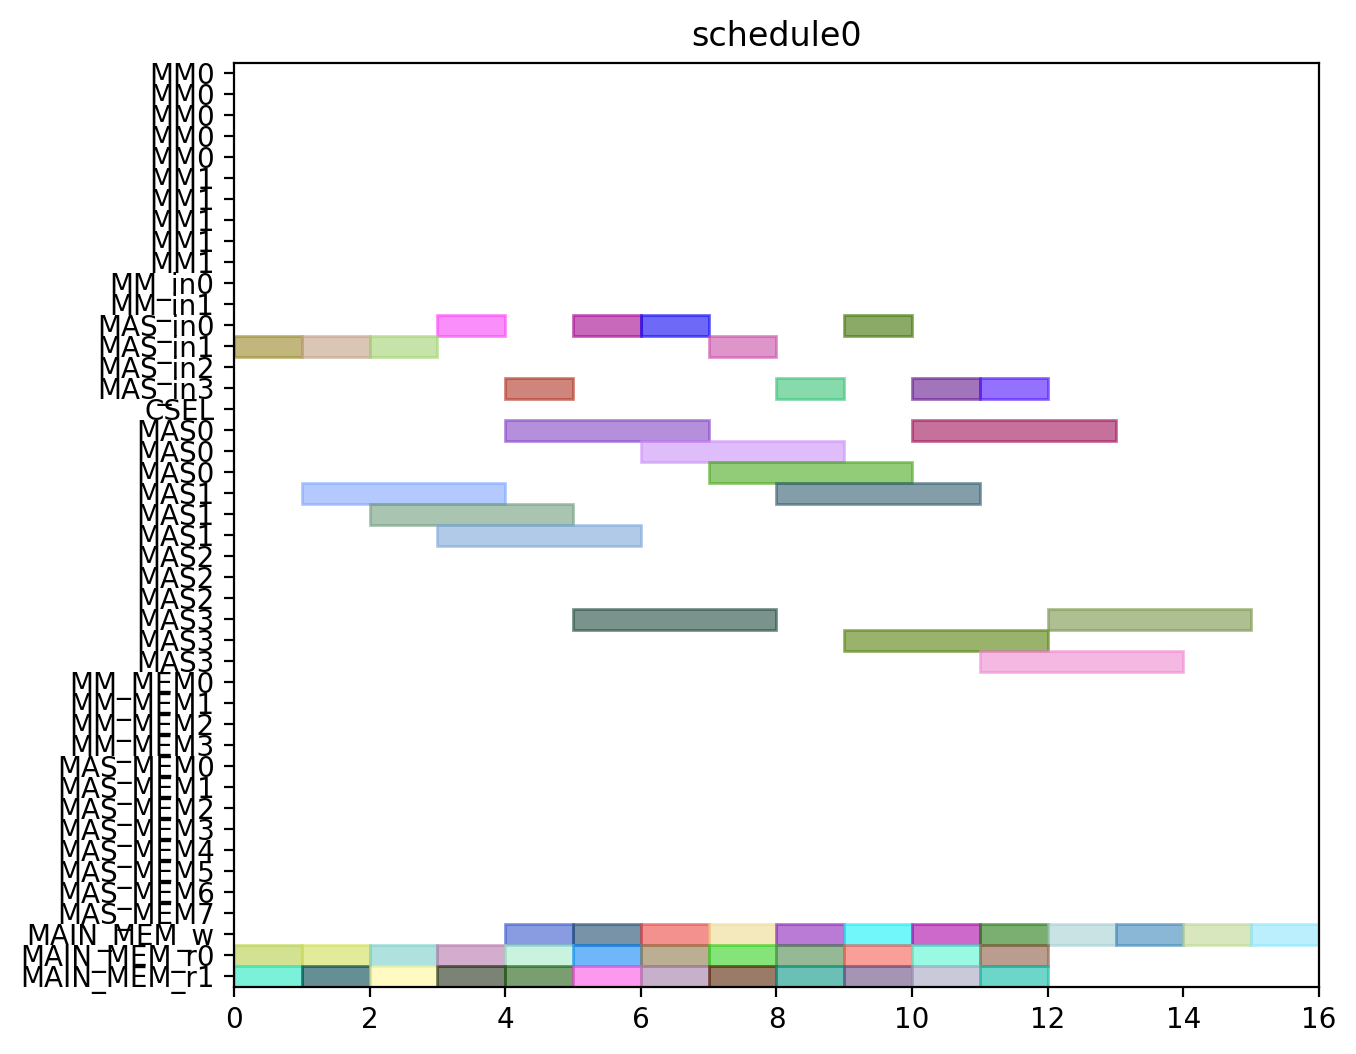

This figure's Python source:
from pyschedule import Scenario, solvers, plotters, alt


def solve():
	horizon = 120
	S = Scenario("schedule0", horizon=horizon)

	# resource
	MM = S.Resources('MM', num=2, size=5)
	MM_in = S.Resources('MM_in', num=2)
	MAS_in = S.Resources('MAS_in', num=4)
	CSEL = S.Resource('CSEL')
	MAS = S.Resources('MAS', num=4, size=3, periods=range(1, horizon))
	MM_MEM = S.Resources('MM_MEM', num=4)
	MAS_MEM = S.Resources('MAS_MEM', num=8)
	MAIN_MEM_w = S.Resource('MAIN_MEM_w', size=1)
	MAIN_MEM_r = S.Resources('MAIN_MEM_r', num=2)

	# result of previous scheduling

	# new tasks
	c000 = S.Task('c000', length=3, delay_cost=1)
	c000 += alt(MAS)
	c000_in = S.Task('c000_in', length=1, delay_cost=1)
	c000_in += alt(MAS_in)
	S += c000_in*MAS_in[0]<=c000*MAS[0]

	S += c000_in*MAS_in[1]<=c000*MAS[1]

	S += c000_in*MAS_in[2]<=c000*MAS[2]

	S += c000_in*MAS_in[3]<=c000*MAS[3]

	S += 0<c000

	c000_w = S.Task('c000_w', length=1, delay_cost=1)
	c000_w += alt(MAIN_MEM_w)
	S += c000 <= c000_w

	c000_mem0 = S.Task('c000_mem0', length=1, delay_cost=1)
	c000_mem0 += MAIN_MEM_r[0]
	S += c000_mem0 <= c000

	c000_mem1 = S.Task('c000_mem1', length=1, delay_cost=1)
	c000_mem1 += MAIN_MEM_r[1]
	S += c000_mem1 <= c000

	c001 = S.Task('c001', length=3, delay_cost=1)
	c001 += alt(MAS)
	c001_in = S.Task('c001_in', length=1, delay_cost=1)
	c001_in += alt(MAS_in)
	S += c001_in*MAS_in[0]<=c001*MAS[0]

	S += c001_in*MAS_in[1]<=c001*MAS[1]

	S += c001_in*MAS_in[2]<=c001*MAS[2]

	S += c001_in*MAS_in[3]<=c001*MAS[3]

	S += 0<c001

	c001_w = S.Task('c001_w', length=1, delay_cost=1)
	c001_w += alt(MAIN_MEM_w)
	S += c001 <= c001_w

	c001_mem0 = S.Task('c001_mem0', length=1, delay_cost=1)
	c001_mem0 += MAIN_MEM_r[0]
	S += c001_mem0 <= c001

	c001_mem1 = S.Task('c001_mem1', length=1, delay_cost=1)
	c001_mem1 += MAIN_MEM_r[1]
	S += c001_mem1 <= c001

	c010 = S.Task('c010', length=3, delay_cost=1)
	c010 += alt(MAS)
	c010_in = S.Task('c010_in', length=1, delay_cost=1)
	c010_in += alt(MAS_in)
	S += c010_in*MAS_in[0]<=c010*MAS[0]

	S += c010_in*MAS_in[1]<=c010*MAS[1]

	S += c010_in*MAS_in[2]<=c010*MAS[2]

	S += c010_in*MAS_in[3]<=c010*MAS[3]

	S += 0<c010

	c010_w = S.Task('c010_w', length=1, delay_cost=1)
	c010_w += alt(MAIN_MEM_w)
	S += c010 <= c010_w

	c010_mem0 = S.Task('c010_mem0', length=1, delay_cost=1)
	c010_mem0 += MAIN_MEM_r[0]
	S += c010_mem0 <= c010

	c010_mem1 = S.Task('c010_mem1', length=1, delay_cost=1)
	c010_mem1 += MAIN_MEM_r[1]
	S += c010_mem1 <= c010

	c011 = S.Task('c011', length=3, delay_cost=1)
	c011 += alt(MAS)
	c011_in = S.Task('c011_in', length=1, delay_cost=1)
	c011_in += alt(MAS_in)
	S += c011_in*MAS_in[0]<=c011*MAS[0]

	S += c011_in*MAS_in[1]<=c011*MAS[1]

	S += c011_in*MAS_in[2]<=c011*MAS[2]

	S += c011_in*MAS_in[3]<=c011*MAS[3]

	S += 0<c011

	c011_w = S.Task('c011_w', length=1, delay_cost=1)
	c011_w += alt(MAIN_MEM_w)
	S += c011 <= c011_w

	c011_mem0 = S.Task('c011_mem0', length=1, delay_cost=1)
	c011_mem0 += MAIN_MEM_r[0]
	S += c011_mem0 <= c011

	c011_mem1 = S.Task('c011_mem1', length=1, delay_cost=1)
	c011_mem1 += MAIN_MEM_r[1]
	S += c011_mem1 <= c011

	c100 = S.Task('c100', length=3, delay_cost=1)
	c100 += alt(MAS)
	c100_in = S.Task('c100_in', length=1, delay_cost=1)
	c100_in += alt(MAS_in)
	S += c100_in*MAS_in[0]<=c100*MAS[0]

	S += c100_in*MAS_in[1]<=c100*MAS[1]

	S += c100_in*MAS_in[2]<=c100*MAS[2]

	S += c100_in*MAS_in[3]<=c100*MAS[3]

	S += 0<c100

	c100_w = S.Task('c100_w', length=1, delay_cost=1)
	c100_w += alt(MAIN_MEM_w)
	S += c100 <= c100_w

	c100_mem0 = S.Task('c100_mem0', length=1, delay_cost=1)
	c100_mem0 += MAIN_MEM_r[0]
	S += c100_mem0 <= c100

	c100_mem1 = S.Task('c100_mem1', length=1, delay_cost=1)
	c100_mem1 += MAIN_MEM_r[1]
	S += c100_mem1 <= c100

	c101 = S.Task('c101', length=3, delay_cost=1)
	c101 += alt(MAS)
	c101_in = S.Task('c101_in', length=1, delay_cost=1)
	c101_in += alt(MAS_in)
	S += c101_in*MAS_in[0]<=c101*MAS[0]

	S += c101_in*MAS_in[1]<=c101*MAS[1]

	S += c101_in*MAS_in[2]<=c101*MAS[2]

	S += c101_in*MAS_in[3]<=c101*MAS[3]

	S += 0<c101

	c101_w = S.Task('c101_w', length=1, delay_cost=1)
	c101_w += alt(MAIN_MEM_w)
	S += c101 <= c101_w

	c101_mem0 = S.Task('c101_mem0', length=1, delay_cost=1)
	c101_mem0 += MAIN_MEM_r[0]
	S += c101_mem0 <= c101

	c101_mem1 = S.Task('c101_mem1', length=1, delay_cost=1)
	c101_mem1 += MAIN_MEM_r[1]
	S += c101_mem1 <= c101

	c110 = S.Task('c110', length=3, delay_cost=1)
	c110 += alt(MAS)
	c110_in = S.Task('c110_in', length=1, delay_cost=1)
	c110_in += alt(MAS_in)
	S += c110_in*MAS_in[0]<=c110*MAS[0]

	S += c110_in*MAS_in[1]<=c110*MAS[1]

	S += c110_in*MAS_in[2]<=c110*MAS[2]

	S += c110_in*MAS_in[3]<=c110*MAS[3]

	S += 0<c110

	c110_w = S.Task('c110_w', length=1, delay_cost=1)
	c110_w += alt(MAIN_MEM_w)
	S += c110 <= c110_w

	c110_mem0 = S.Task('c110_mem0', length=1, delay_cost=1)
	c110_mem0 += MAIN_MEM_r[0]
	S += c110_mem0 <= c110

	c110_mem1 = S.Task('c110_mem1', length=1, delay_cost=1)
	c110_mem1 += MAIN_MEM_r[1]
	S += c110_mem1 <= c110

	c111 = S.Task('c111', length=3, delay_cost=1)
	c111 += alt(MAS)
	c111_in = S.Task('c111_in', length=1, delay_cost=1)
	c111_in += alt(MAS_in)
	S += c111_in*MAS_in[0]<=c111*MAS[0]

	S += c111_in*MAS_in[1]<=c111*MAS[1]

	S += c111_in*MAS_in[2]<=c111*MAS[2]

	S += c111_in*MAS_in[3]<=c111*MAS[3]

	S += 0<c111

	c111_w = S.Task('c111_w', length=1, delay_cost=1)
	c111_w += alt(MAIN_MEM_w)
	S += c111 <= c111_w

	c111_mem0 = S.Task('c111_mem0', length=1, delay_cost=1)
	c111_mem0 += MAIN_MEM_r[0]
	S += c111_mem0 <= c111

	c111_mem1 = S.Task('c111_mem1', length=1, delay_cost=1)
	c111_mem1 += MAIN_MEM_r[1]
	S += c111_mem1 <= c111

	c200 = S.Task('c200', length=3, delay_cost=1)
	c200 += alt(MAS)
	c200_in = S.Task('c200_in', length=1, delay_cost=1)
	c200_in += alt(MAS_in)
	S += c200_in*MAS_in[0]<=c200*MAS[0]

	S += c200_in*MAS_in[1]<=c200*MAS[1]

	S += c200_in*MAS_in[2]<=c200*MAS[2]

	S += c200_in*MAS_in[3]<=c200*MAS[3]

	S += 0<c200

	c200_w = S.Task('c200_w', length=1, delay_cost=1)
	c200_w += alt(MAIN_MEM_w)
	S += c200 <= c200_w

	c200_mem0 = S.Task('c200_mem0', length=1, delay_cost=1)
	c200_mem0 += MAIN_MEM_r[0]
	S += c200_mem0 <= c200

	c200_mem1 = S.Task('c200_mem1', length=1, delay_cost=1)
	c200_mem1 += MAIN_MEM_r[1]
	S += c200_mem1 <= c200

	c201 = S.Task('c201', length=3, delay_cost=1)
	c201 += alt(MAS)
	c201_in = S.Task('c201_in', length=1, delay_cost=1)
	c201_in += alt(MAS_in)
	S += c201_in*MAS_in[0]<=c201*MAS[0]

	S += c201_in*MAS_in[1]<=c201*MAS[1]

	S += c201_in*MAS_in[2]<=c201*MAS[2]

	S += c201_in*MAS_in[3]<=c201*MAS[3]

	S += 0<c201

	c201_w = S.Task('c201_w', length=1, delay_cost=1)
	c201_w += alt(MAIN_MEM_w)
	S += c201 <= c201_w

	c201_mem0 = S.Task('c201_mem0', length=1, delay_cost=1)
	c201_mem0 += MAIN_MEM_r[0]
	S += c201_mem0 <= c201

	c201_mem1 = S.Task('c201_mem1', length=1, delay_cost=1)
	c201_mem1 += MAIN_MEM_r[1]
	S += c201_mem1 <= c201

	c210 = S.Task('c210', length=3, delay_cost=1)
	c210 += alt(MAS)
	c210_in = S.Task('c210_in', length=1, delay_cost=1)
	c210_in += alt(MAS_in)
	S += c210_in*MAS_in[0]<=c210*MAS[0]

	S += c210_in*MAS_in[1]<=c210*MAS[1]

	S += c210_in*MAS_in[2]<=c210*MAS[2]

	S += c210_in*MAS_in[3]<=c210*MAS[3]

	S += 0<c210

	c210_w = S.Task('c210_w', length=1, delay_cost=1)
	c210_w += alt(MAIN_MEM_w)
	S += c210 <= c210_w

	c210_mem0 = S.Task('c210_mem0', length=1, delay_cost=1)
	c210_mem0 += MAIN_MEM_r[0]
	S += c210_mem0 <= c210

	c210_mem1 = S.Task('c210_mem1', length=1, delay_cost=1)
	c210_mem1 += MAIN_MEM_r[1]
	S += c210_mem1 <= c210

	c211 = S.Task('c211', length=3, delay_cost=1)
	c211 += alt(MAS)
	c211_in = S.Task('c211_in', length=1, delay_cost=1)
	c211_in += alt(MAS_in)
	S += c211_in*MAS_in[0]<=c211*MAS[0]

	S += c211_in*MAS_in[1]<=c211*MAS[1]

	S += c211_in*MAS_in[2]<=c211*MAS[2]

	S += c211_in*MAS_in[3]<=c211*MAS[3]

	S += 0<c211

	c211_w = S.Task('c211_w', length=1, delay_cost=1)
	c211_w += alt(MAIN_MEM_w)
	S += c211 <= c211_w

	c211_mem0 = S.Task('c211_mem0', length=1, delay_cost=1)
	c211_mem0 += MAIN_MEM_r[0]
	S += c211_mem0 <= c211

	c211_mem1 = S.Task('c211_mem1', length=1, delay_cost=1)
	c211_mem1 += MAIN_MEM_r[1]
	S += c211_mem1 <= c211

	solvers.mip.solve(S,msg=1,kind='CPLEX',ratio_gap=1.01)

	solution = [['hoge']*len(S.solution()[1]) for i in range(len(S.solution()))]
	for i in range(len(S.solution())):
		for j in range(len(S.solution()[i])):
			solution[i][j]=str(S.solution()[i][j])
	print(solution)

	cycles = int(solution[-1][3])

	pic_file_name = "/mnt/rose/usr1/fukuda/ABE/multiRAM_multiMAS_16mux/scheduling_result/stage5MM2_stage3MAS4/CONJ/schedule0.png"
	if(S.solution() != []):
		plotters.matplotlib.plot(S,img_filename=pic_file_name, show_task_labels=False, fig_size=(cycles*0.25+3, 6))

	return solution
